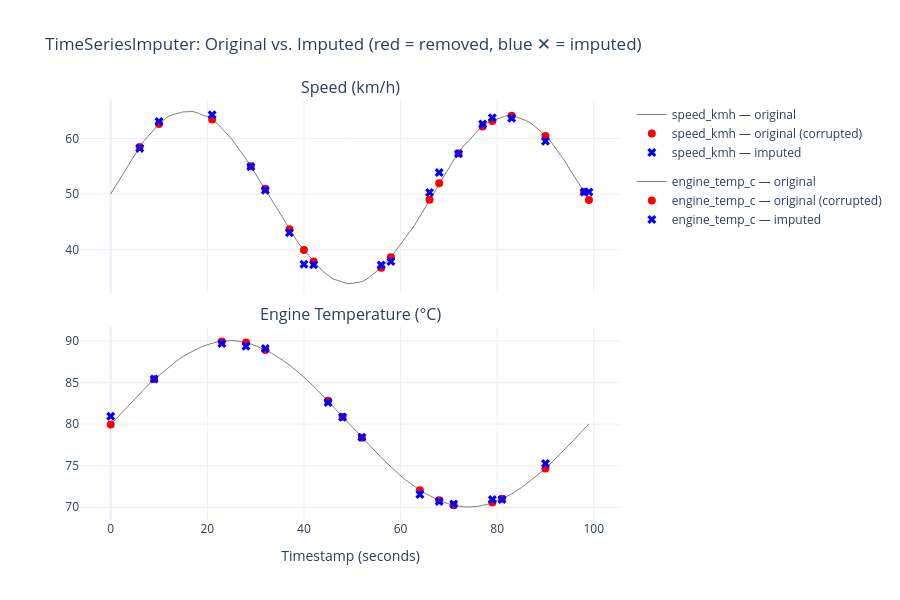

This figure's notebook cell:
### Code cell
# ---------------------------------------------------------------------------
# 5. Interactive visual: overlay original vs imputed (Plotly)
# ---------------------------------------------------------------------------

import plotly.graph_objects as go
from plotly.subplots import make_subplots

TEMPLATE = "plotly_white"

fig = make_subplots(
    rows=2, cols=1,
    shared_xaxes=True,
    subplot_titles=("Speed (km/h)", "Engine Temperature (°C)"),
    vertical_spacing=0.08,
)

for row, col in enumerate(["speed_kmh", "engine_temp_c"], start=1):
    corrupt_idx = mask.index[mask[col]]

    # Full original line
    fig.add_trace(
        go.Scatter(
            x=df_original["timestamp"], y=df_original[col],
            mode="lines", name=f"{col} — original",
            line=dict(color="black", width=1), opacity=0.5,
            legendgroup=col,
        ),
        row=row, col=1,
    )

    # Corrupted original values (red markers)
    fig.add_trace(
        go.Scatter(
            x=df_original.loc[corrupt_idx, "timestamp"],
            y=df_original.loc[corrupt_idx, col],
            mode="markers", name=f"{col} — original (corrupted)",
            marker=dict(color="red", size=8, symbol="circle"),
            legendgroup=col,
        ),
        row=row, col=1,
    )

    # Imputed values (blue X markers)
    fig.add_trace(
        go.Scatter(
            x=df_imputed.loc[corrupt_idx, "timestamp"],
            y=df_imputed.loc[corrupt_idx, col],
            mode="markers", name=f"{col} — imputed",
            marker=dict(color="blue", size=8, symbol="x"),
            legendgroup=col,
        ),
        row=row, col=1,
    )

fig.update_xaxes(title_text="Timestamp (seconds)", row=2, col=1)
fig.update_layout(
    title="TimeSeriesImputer: Original vs. Imputed (red = removed, blue ✕ = imputed)",
    template=TEMPLATE,
    height=600,
    hovermode="x unified",
)
fig.show()

### Figure 1 — Plotly figure (JSON) as saved in the notebook; plotly's stock layout.template omitted (floating-point values rounded to 4 significant figures)
{"data": [{"legendgroup": "speed_kmh", "line": {"color": "black", "width": 1}, "mode": "lines", "name": "speed_kmh — original", "opacity": 0.5, "type": "scatter", "x": [0.0, 1.0, 2.0, 3.0, 4.0, 5.0, 6.0, 7.0, 8.0, 9.0, 10.0, 11.0, 12.0, 13.0, 14.0, 15.0, 16.0, 17.0, 18.0, 19.0, 20.0, 21.0, 22.0, 23.0, 24.0, 25.0, 26.0, 27.0, 28.0, 29.0, 30.0, 31.0, 32.0, 33.0, 34.0, 35.0, 36.0, 37.0, 38.0, 39.0, 40.0, 41.0, 42.0, 43.0, 44.0, 45.0, 46.0, 47.0, 48.0, 49.0, 50.0, 51.0, 52.0, 53.0, 54.0, 55.0, 56.0, 57.0, 58.0, 59.0, 60.0, 61.0, 62.0, 63.0, 64.0, 65.0, 66.0, 67.0, 68.0, 69.0, 70.0, 71.0, 72.0, 73.0, 74.0, 75.0, 76.0, 77.0, 78.0, 79.0, 80.0, 81.0, 82.0, 83.0, 84.0, 85.0, 86.0, 87.0, 88.0, 89.0, 90.0, 91.0, 92.0, 93.0, 94.0, 95.0, 96.0, 97.0, 98.0, 99.0], "xaxis": "x", "y": [50.05, 51.46, 52.94, 54.48, 55.8, 57.08, 58.47, 59.71, 60.74, 61.78, 62.62, 63.35, 64.02, 64.36, 64.59, 64.81, 64.84, 64.87, 64.65, 64.23, 63.98, 63.43, 62.78, 61.86, 60.93, 59.95, 58.76, 57.63, 56.34, 55.01, 53.6, 52.4, 50.99, 49.45, 48.11, 46.57, 45.21, 43.66, 42.23, 41.02, 39.93, 38.87, 37.87, 36.96, 36.04, 35.31, 34.73, 34.44, 34.2, 33.89, 33.92, 34.02, 34.22, 34.68, 35.32, 36.07, 36.75, 37.61, 38.62, 39.8, 40.91, 42.13, 43.32, 44.55, 46.02, 47.57, 48.99, 50.51, 51.96, 53.28, 54.67, 56.12, 57.35, 58.67, 59.49, 60.56, 61.45, 62.19, 62.85, 63.18, 63.56, 63.87, 64.15, 64.1, 63.89, 63.57, 63.25, 62.76, 62.05, 61.33, 60.46, 59.57, 58.42, 57.22, 55.95, 54.5, 53.18, 51.82, 50.41, 48.96], "yaxis": "y"}, {"legendgroup": "speed_kmh", "marker": {"color": "red", "size": 8, "symbol": "circle"}, "mode": "markers", "name": "speed_kmh — original (corrupted)", "type": "scatter", "x": [6.0, 10.0, 21.0, 29.0, 32.0, 37.0, 40.0, 42.0, 56.0, 58.0, 66.0, 68.0, 72.0, 77.0, 79.0, 83.0, 90.0, 98.0, 99.0], "xaxis": "x", "y": [58.47, 62.62, 63.43, 55.01, 50.99, 43.66, 39.93, 37.87, 36.75, 38.62, 48.99, 51.96, 57.35, 62.19, 63.18, 64.1, 60.46, 50.41, 48.96], "yaxis": "y"}, {"legendgroup": "speed_kmh", "marker": {"color": "blue", "size": 8, "symbol": "x"}, "mode": "markers", "name": "speed_kmh — imputed", "type": "scatter", "x": [6.0, 10.0, 21.0, 29.0, 32.0, 37.0, 40.0, 42.0, 56.0, 58.0, 66.0, 68.0, 72.0, 77.0, 79.0, 83.0, 90.0, 98.0, 99.0], "xaxis": "x", "y": [58.24, 63.1, 64.31, 54.95, 50.7, 43.05, 37.38, 37.29, 37.23, 37.85, 50.3, 53.9, 57.27, 62.61, 63.76, 63.68, 59.52, 50.37, 50.37], "yaxis": "y"}, {"legendgroup": "engine_temp_c", "line": {"color": "black", "width": 1}, "mode": "lines", "name": "engine_temp_c — original", "opacity": 0.5, "type": "scatter", "x": [0.0, 1.0, 2.0, 3.0, 4.0, 5.0, 6.0, 7.0, 8.0, 9.0, 10.0, 11.0, 12.0, 13.0, 14.0, 15.0, 16.0, 17.0, 18.0, 19.0, 20.0, 21.0, 22.0, 23.0, 24.0, 25.0, 26.0, 27.0, 28.0, 29.0, 30.0, 31.0, 32.0, 33.0, 34.0, 35.0, 36.0, 37.0, 38.0, 39.0, 40.0, 41.0, 42.0, 43.0, 44.0, 45.0, 46.0, 47.0, 48.0, 49.0, 50.0, 51.0, 52.0, 53.0, 54.0, 55.0, 56.0, 57.0, 58.0, 59.0, 60.0, 61.0, 62.0, 63.0, 64.0, 65.0, 66.0, 67.0, 68.0, 69.0, 70.0, 71.0, 72.0, 73.0, 74.0, 75.0, 76.0, 77.0, 78.0, 79.0, 80.0, 81.0, 82.0, 83.0, 84.0, 85.0, 86.0, 87.0, 88.0, 89.0, 90.0, 91.0, 92.0, 93.0, 94.0, 95.0, 96.0, 97.0, 98.0, 99.0], "xaxis": "x2", "y": [79.97, 80.6, 81.22, 81.83, 82.45, 83.07, 83.7, 84.28, 84.85, 85.4, 85.88, 86.38, 86.85, 87.35, 87.76, 88.15, 88.5, 88.79, 89.1, 89.36, 89.58, 89.73, 89.89, 89.95, 90.02, 90.07, 90.02, 89.94, 89.83, 89.67, 89.45, 89.23, 88.94, 88.65, 88.3, 87.96, 87.54, 87.11, 86.66, 86.15, 85.65, 85.14, 84.55, 83.98, 83.4, 82.81, 82.17, 81.52, 80.91, 80.28, 79.65, 79.02, 78.38, 77.76, 77.15, 76.54, 75.98, 75.42, 74.84, 74.32, 73.79, 73.32, 72.88, 72.44, 72.06, 71.7, 71.38, 71.12, 70.85, 70.61, 70.4, 70.23, 70.12, 70.06, 70.03, 70.06, 70.11, 70.23, 70.36, 70.58, 70.8, 71.03, 71.29, 71.61, 71.96, 72.36, 72.78, 73.23, 73.68, 74.15, 74.67, 75.23, 75.8, 76.35, 76.95, 77.57, 78.17, 78.8, 79.43, 80.04], "yaxis": "y2"}, {"legendgroup": "engine_temp_c", "marker": {"color": "red", "size": 8, "symbol": "circle"}, "mode": "markers", "name": "engine_temp_c — original (corrupted)", "type": "scatter", "x": [0.0, 9.0, 23.0, 28.0, 32.0, 45.0, 48.0, 52.0, 64.0, 68.0, 71.0, 79.0, 81.0, 90.0], "xaxis": "x2", "y": [79.97, 85.4, 89.95, 89.83, 88.94, 82.81, 80.91, 78.38, 72.06, 70.85, 70.23, 70.58, 71.03, 74.67], "yaxis": "y2"}, {"legendgroup": "engine_temp_c", "marker": {"color": "blue", "size": 8, "symbol": "x"}, "mode": "markers", "name": "engine_temp_c — imputed", "type": "scatter", "x": [0.0, 9.0, 23.0, 28.0, 32.0, 45.0, 48.0, 52.0, 64.0, 68.0, 71.0, 79.0, 81.0, 90.0], "xaxis": "x2", "y": [80.95, 85.43, 89.7, 89.39, 89.11, 82.61, 80.85, 78.43, 71.55, 70.69, 70.38, 70.93, 70.93, 75.27], "yaxis": "y2"}], "layout": {"annotations": [{"font": {"size": 16}, "showarrow": false, "text": "Speed (km/h)", "x": 0.5, "xanchor": "center", "xref": "paper", "y": 1, "yanchor": "bottom", "yref": "paper"}, {"font": {"size": 16}, "showarrow": false, "text": "Engine Temperature (°C)", "x": 0.5, "xanchor": "center", "xref": "paper", "y": 0.46, "yanchor": "bottom", "yref": "paper"}], "height": 600, "hovermode": "x unified", "title": {"text": "TimeSeriesImputer: Original vs. Imputed (red = removed, blue ✕ = imputed)"}, "xaxis": {"anchor": "y", "domain": [0, 1], "matches": "x2", "showticklabels": false}, "xaxis2": {"anchor": "y2", "domain": [0, 1], "title": {"text": "Timestamp (seconds)"}}, "yaxis": {"anchor": "x", "domain": [0.54, 1]}, "yaxis2": {"anchor": "x2", "domain": [0, 0.46]}}}
